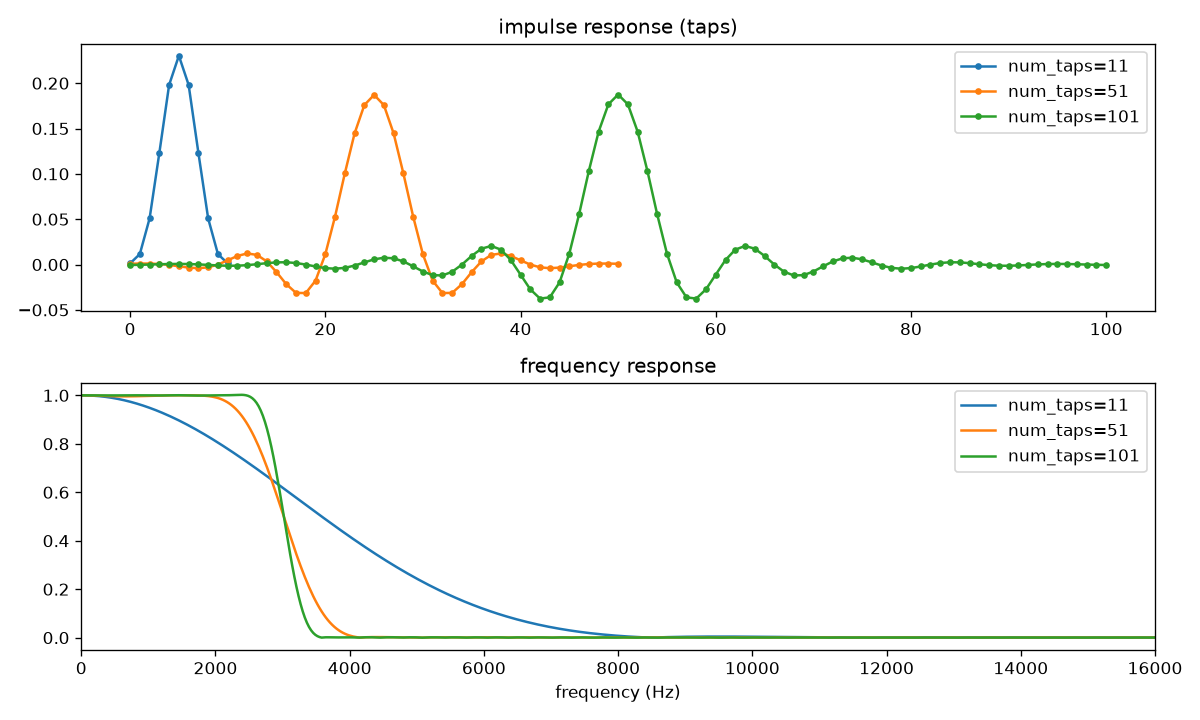

This chart was generated by the following Python code:
import matplotlib.pyplot as plt
import numpy as np
from scipy.signal import firwin

sample_rate = 32000
cutoff = 3000

fig, axes = plt.subplots(2, 1, figsize=(10, 6))

for num_taps in [11, 51, 101]:
    h = firwin(num_taps, cutoff, fs=sample_rate)

    axes[0].plot(h, '.-', label=f"num_taps={num_taps}")

    H = np.abs(np.fft.fftshift(np.fft.fft(h, 1024)))
    w = np.linspace(-sample_rate/2, sample_rate/2, len(H))
    axes[1].plot(w, H, label=f"num_taps={num_taps}")

axes[0].set_title("impulse response (taps)")
axes[0].legend()

axes[1].set_title("frequency response")
axes[1].set_xlim(0, sample_rate/2)
axes[1].set_xlabel("frequency (Hz)")
axes[1].legend()

plt.tight_layout()
plt.savefig("d29_firwin_design.png", dpi=120)
print("saved")
